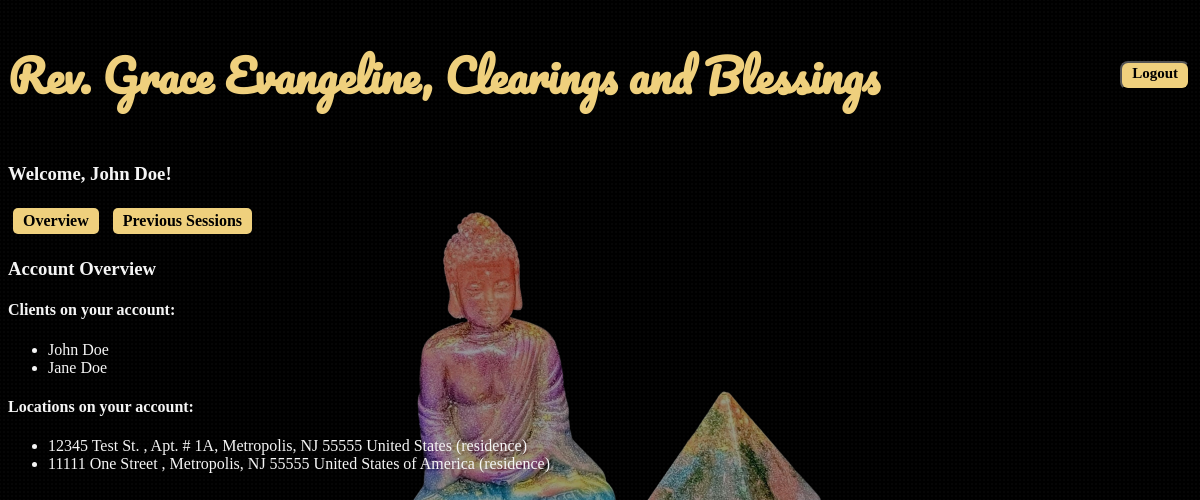
/user_overview/ (signed in), run on an earlier commit of the app's database.
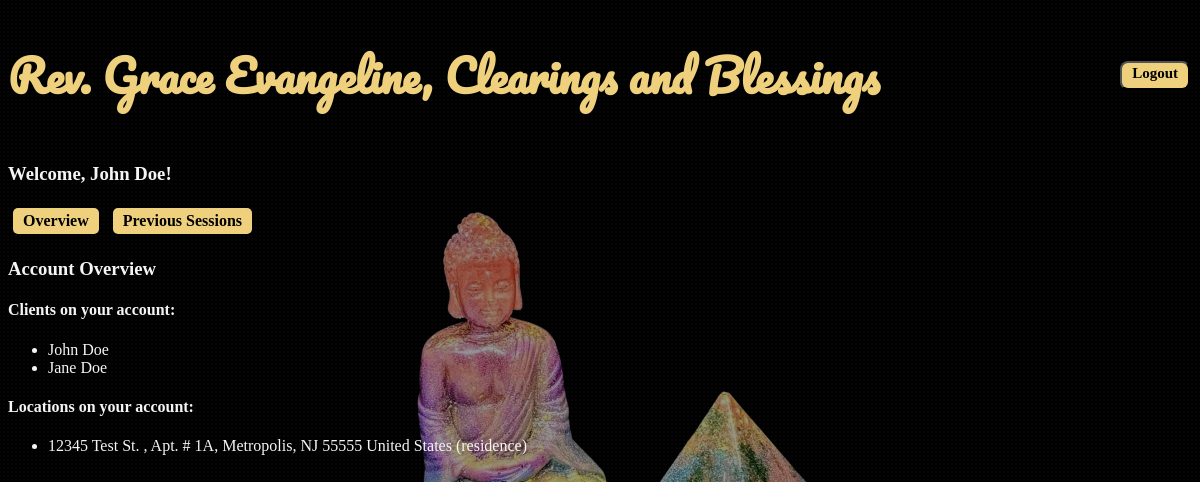
And on a later commit of the database.
### app/models.py (models this page shows, shortened)
class Client(models.Model):
    profile=models.ForeignKey(Profile, on_delete=models.CASCADE, related_name="clients")
    first_name=models.CharField(max_length=15, null=True, blank=True, validators=[letters_only])
    last_name=models.CharField(max_length=20, null=True, blank=True, validators=[letters_only])
    email=models.EmailField(blank=True, null=True, unique=True)
    is_user=models.BooleanField(default=False, editable=False)
    def __str__(self):
        return f"{self.first_name} {self.last_name}"

class Location(models.Model):
    RESIDENCE = "residence"
    BUSINESS = "business"
    LOCATION_TYPE_CHOICES = [
        (RESIDENCE, "Residence"),
        (BUSINESS, "Business")
    ]
    profile=models.ForeignKey(Profile, on_delete=models.CASCADE, related_name="locations")
    location_type=models.CharField(
        max_length=20,
        choices=LOCATION_TYPE_CHOICES,
        default=RESIDENCE
    )
    street=models.CharField(max_length=20, null=True)
    street_ext=models.CharField(max_length=10, null=True, blank=True)
    city=models.CharField(max_length=20, null=True, blank=True, validators=[letters_only])
    state=models.CharField(max_length=20, null=True, validators=[letters_only])
    zip_code=models.CharField(max_length=10, null=True, validators=[numbers_only])
    country=models.CharField(max_length=50, null=True, validators=[letters_only])
    def __str__(self):
        street_ext = f", {self.street_ext}" if self.street_ext else ""
        return f"{self.street} {street_ext}, {self.city}, {self.state} {self.zip_code} {self.country} ({self.location_type})"

### app/views.py (the view)
# urls.py: path("user_overview/", app.views.user_overview, name='user_overview'),
@login_required
def user_overview(request):
    profile = request.user.profile
    primary_client = profile.primary_client if profile.primary_client else None
    if primary_client:
        primary_client_id = request.user.id
        user_client = User.objects.get(id=primary_client_id)
        clients = Client.objects.filter(profile=user_client.profile)
        locations = Location.objects.filter(profile=user_client.profile)
        context = {
            'profile': profile,
            'user_client': user_client,
            'clients': clients,
            'locations': locations,
            'primary_client_first_name': primary_client.first_name,
            'primary_client_last_name': primary_client.last_name,
        }
    else:
        context = {
            'error': "No primary client found for your profile.",
        }
    return render(request, 'user_overview.html', context)

### app/models.py (called while the page is built)
    @property
    def primary_client(self):
        return self.clients.get(is_user=True)

### app/templates/user_overview.html
{% extends 'user_profile.html' %}
{% block content %}
    <h3>Account Overview</h3>
    <h4>Clients on your account:</h4>
    <ul>
        {% for client in clients %}
            <li>{{ client }}</li>
        {% empty %}
            <li>No clients found.</li>
        {% endfor %}
    </ul>
    <h4>Locations on your account:</h4>
    <ul>
        {% for location in locations %}
            <li>{{ location }}</li>
        {% empty %}
            <li>No locations found.</li>
        {% endfor %}
    </ul>
{% endblock %}

### app/templates/user_profile.html (shortened to what this page needs)
<!DOCTYPE html>
<html lang="en">
<head>
    <link href="https://cdn.jsdelivr.net/npm/select2@4.1.0-rc.0/dist/css/select2.min.css" rel="stylesheet" />
    {% load static %}
    <link rel="stylesheet" href="{% static 'app/css/base.css' %}">
    <link rel="stylesheet" href="{% static 'app/css/prev_location_sheets.css' %}">
    <link rel="stylesheet" href="{% static 'app/css/prev_session_sheets.css' %}">
    <link rel="stylesheet" href="{% static 'app/css/update_forms.css' %}">
</head>
<body>
    <header style="display: flex; justify-content: space-between; align-items: center;">
        <h1>Rev. Grace Evangeline, Clearings and Blessings</h1>
    <form action="{% url 'logout' %}" method="post">
        <button type="submit" class='delete-button-cancel'>Logout</button>
    </form>
    </header>
    <main>
        <div class="secondary_navbar">
            <h3>Welcome, {{ primary_client_first_name }} {{ primary_client_last_name }}!</h3>
            <a href="{% url 'user_overview' %}" class='button-link'>Overview</a>
            <a href="{% url 'user_prev_sessions' %}" class='button-link'>Previous Sessions</a>
        </div>
        {% block content %}
        {% endblock %}
    </main>
</body>
</html>

### app/static/app/css/base.css (style rules this page uses)
h1 { font-family: 'Pacifico', cursive; font-size: 44px; color: #efd07d; }
body { font-family: 'Gill Sans', cursive; color: whitesmoke; background-image: radial-gradient(rgba(255,255,255,0.04) 1px, transparent 1px), url("/static/app/images/gj_noback.png"); background-size: 4px 4px, 40%; background-repeat: repeat, no-repeat; background-position: center center; background-attachment: fixed; background-color: black; position: relative; z-index: 0; }
body::before { content: ""; position: fixed; inset: 0; background-color: rgba(0, 0, 0, 0.4); z-index: 0; pointer-events: none; }
body > * { position: relative; z-index: 1; }
.button-link { display: inline-block; padding: 4px 10px; margin: 5px; background-color: #efd07d; color: black; text-decoration: none; border-radius: 5px; font-family: 'Gill Sans', cursive; font-weight: bold; transition: background-color 0.3s; }
.delete-button-cancel { display: inline-block; padding: 2px 10px; padding-bottom: 6px; margin: 2px; background-color: #efd07d; color: black; text-decoration: none; border-radius: 8px; font-family: 'Gill Sans', cursive; font-weight: bold; font-size: 15px; transition: background-color 0.3s; }

What changed in the data, as far as the page shows it:
removed Location: street_ext+street+city "11111 One Street , Metropolis, NJ 55555 United States of America (residence)"
